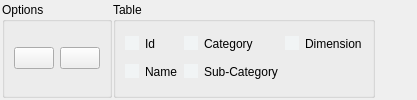
         <widget class="QWidget" name="ItemsSettings">
          <property name="styleSheet">
           <string notr="true">QCheckBox::indicator,QRadioButton::indicator{
border:none;
background-color:#F1F4F5;

}

QCheckBox::indicator:checked,QRadioButton::indicator:checked{
border:none;
background-color:#837F9A;

}</string>
          </property>
          <attribute name="title">
           <string>Sub-Projects</string>
          </attribute>
          <layout class="QHBoxLayout" name="horizontalLayout_8">
           <property name="spacing">
            <number>1</number>
           </property>
           <property name="leftMargin">
            <number>2</number>
           </property>
           <property name="topMargin">
            <number>2</number>
           </property>
           <property name="rightMargin">
            <number>2</number>
           </property>
           <property name="bottomMargin">
            <number>2</number>
           </property>
           <item>
            <widget class="QGroupBox" name="groupBox_7">
             <property name="title">
              <string>Options</string>
             </property>
             <layout class="QHBoxLayout" name="horizontalLayout_10">
              <property name="topMargin">
               <number>7</number>
              </property>
              <property name="bottomMargin">
               <number>7</number>
              </property>
              <item>
               <widget class="QPushButton" name="ItemAdd">
                <property name="text">
                 <string/>
                </property>
               </widget>
              </item>
              <item>
               <widget class="QPushButton" name="ItemDelete">
                <property name="text">
                 <string/>
                </property>
               </widget>
              </item>
             </layout>
            </widget>
           </item>
           <item>
            <widget class="QGroupBox" name="groupBox_10">
             <property name="title">
              <string>Table</string>
             </property>
             <layout class="QGridLayout" name="gridLayout_10">
              <property name="topMargin">
               <number>7</number>
              </property>
              <property name="bottomMargin">
               <number>7</number>
              </property>
              <item row="0" column="1">
               <widget class="QCheckBox" name="ItemCategory">
                <property name="text">
                 <string>Category</string>
                </property>
               </widget>
              </item>
              <item row="0" column="2">
               <widget class="QCheckBox" name="ItemDimension">
                <property name="text">
                 <string>Dimension</string>
                </property>
               </widget>
              </item>
              <item row="1" column="1">
               <widget class="QCheckBox" name="ItemSub">
                <property name="text">
                 <string>Sub-Category</string>
                </property>
               </widget>
              </item>
              <item row="1" column="0">
               <widget class="QCheckBox" name="ItemName">
                <property name="text">
                 <string>Name</string>
                </property>
               </widget>
              </item>
              <item row="0" column="0">
               <widget class="QCheckBox" name="ItemId">
                <property name="text">
                 <string>Id</string>
                </property>
               </widget>
              </item>
             </layout>
            </widget>
           </item>
           <item>
            <spacer name="horizontalSpacer_7">
             <property name="orientation">
              <enum>Qt::Horizontal</enum>
             </property>
             <property name="sizeHint" stdset="0">
              <size>
               <width>40</width>
               <height>20</height>
              </size>
             </property>
            </spacer>
           </item>
          </layout>
         </widget>
